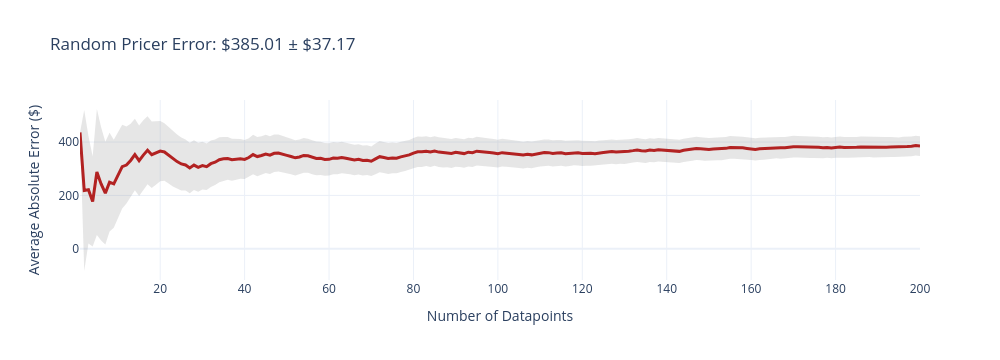
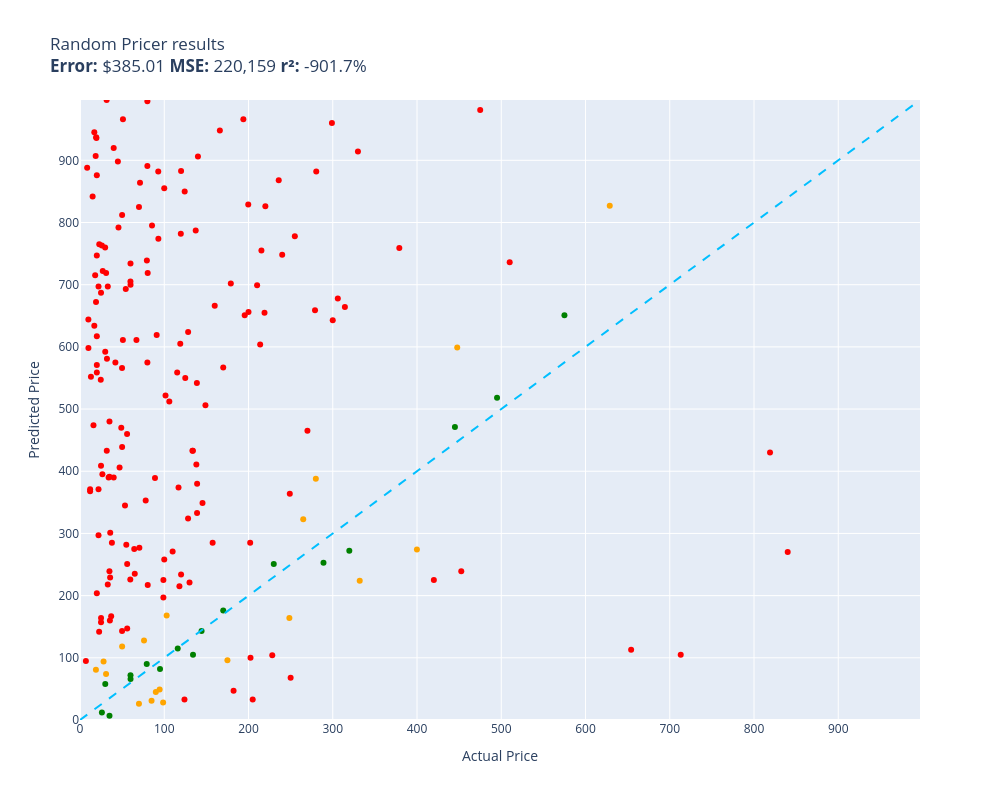

Notebook cell for these charts, in order:
### Code cell
random.seed(42)
evaluate(random_pricer, test)

### Figure 1 — Plotly figure (JSON) as saved in the notebook; plotly's stock layout.template omitted (floating-point values rounded to 4 significant figures; data arrays with more than 128 entries replaced by an {"elided": "..."} marker saying what was removed)
{"data": [{"fill": "toself", "fillcolor": "rgba(128,128,128,0.2)", "hoverinfo": "skip", "line": {"color": "rgba(255,255,255,0)"}, "name": "95% CI", "showlegend": false, "type": "scatter", "x": {"elided": "400 int values"}, "y": {"elided": "400 float values"}}, {"customdata": {"elided": "200x1 float values"}, "hovertemplate": "n=%{x}<br>Avg Error=$%{y:,.2f}<br>±95% CI=$%{customdata[0]:,.2f}<extra></extra>", "line": {"color": "firebrick", "width": 3}, "mode": "lines", "name": "Cumulative Avg Error", "type": "scatter", "x": {"elided": "200 int values"}, "y": {"elided": "200 float values"}}], "layout": {"height": 360, "showlegend": false, "title": {"text": "Random Pricer Error: $385.01 ± $37.17"}, "width": 1000, "xaxis": {"title": {"text": "Number of Datapoints"}}, "yaxis": {"title": {"text": "Average Absolute Error ($)"}}}}

### Figure 2 — Plotly figure (JSON) as saved in the notebook; plotly's stock layout.template omitted (floating-point values rounded to 4 significant figures; data arrays with more than 128 entries replaced by an {"elided": "..."} marker saying what was removed)
{"data": [{"customdata": {"elided": "164x1 str values"}, "hovertemplate": "%{customdata[0]}<extra></extra>", "legendgroup": "red", "marker": {"color": "red", "size": 6, "symbol": "circle"}, "mode": "markers", "name": "red", "orientation": "v", "showlegend": true, "type": "scatter", "x": {"elided": "164 float values"}, "xaxis": "x", "y": {"elided": "164 int values"}, "yaxis": "y"}, {"customdata": [["telpo Headlight Assembly Fit For 15 Camr...\nGuess=$115.00 Actual=$115.99"], ["RBC12-UPC Replacement Battery Cartridge ...\nGuess=$251.00 Actual=$229.99"], ["SuppliesOutlet Compatible Toner Cartridg...\nGuess=$143.00 Actual=$144.29"], ["Panasonic KX-TG6511B DECT 6.0 PLUS Expan...\nGuess=$90.00 Actual=$79.20"], ["Mini PC, Kinupute Desktop Computer E3-12...\nGuess=$518.00 Actual=$495.00"], ["Mylites+ Standard Comic Book Mylar Sleev...\nGuess=$7.00 Actual=$34.99"], ["Diversitech WG840585 Motor, (Ddb) 1/3Hp,...\nGuess=$105.00 Actual=$134.12"], ["Lighted Triangle Mirror Cabinet Bathroom...\nGuess=$471.00 Actual=$445.00"], ["LEGO Marvel Avengers War Machine Buster ...\nGuess=$72.00 Actual=$59.95"], ["Trim Kit for 2-handle Shower & Tub Valve...\nGuess=$82.00 Actual=$94.99"], ["Walker Exhaust Ultra EPA 16478 Direct Fi...\nGuess=$651.00 Actual=$574.99"], ["Ibanez M510OVS Acoustic Mandolin in Vint...\nGuess=$176.00 Actual=$169.99"], ["AZX Stylus Pencil for Apple iPad Pro 202...\nGuess=$58.00 Actual=$29.99"], ["Venom Power Terra Hunter R/T+ R/T All-Te...\nGuess=$272.00 Actual=$319.65"], ["Audio Techinca ATW-T1002 System 10 Handh...\nGuess=$253.00 Actual=$289.00"], ["Fender Hendrix Voodoo Child Coiled Instr...\nGuess=$66.00 Actual=$59.99"], ["NICKSTON Red Sparkling Glitter Slim Band...\nGuess=$12.00 Actual=$25.99"]], "hovertemplate": "%{customdata[0]}<extra></extra>", "legendgroup": "green", "marker": {"color": "green", "size": 6, "symbol": "circle"}, "mode": "markers", "name": "green", "orientation": "v", "showlegend": true, "type": "scatter", "x": [116.0, 230.0, 144.3, 79.2, 495.0, 34.99, 134.1, 445.0, 59.95, 94.99, 575.0, 170.0, 29.99, 319.6, 289.0, 59.99, 25.99], "xaxis": "x", "y": [115, 251, 143, 90, 518, 7, 105, 471, 72, 82, 651, 176, 58, 272, 253, 66, 12], "yaxis": "y"}, {"customdata": [["EXMAX NG-10X Fresnel Lens Focusing Adapt...\nGuess=$26.00 Actual=$69.98"], ["LD Products Compatible Toner Cartridge R...\nGuess=$118.00 Actual=$49.98"], ["HK SYSTEMS 13\" Heavy Duty Black \"Push\" O...\nGuess=$31.00 Actual=$84.95"], ["SKB iSeries 3i-13096-6KP Case for BlackM...\nGuess=$96.00 Actual=$174.99"], ["Bam Trekking 3027SB Single Black Clarine...\nGuess=$224.00 Actual=$332.00"], ["Aolemi Oil Rubbed Bronze Single Function...\nGuess=$28.00 Actual=$98.65"], ["Poison Spyder 10-08-020 Rocker Knocker\nGuess=$827.00 Actual=$628.76"], ["DIMARZIO 204284 DP 163FBK Blues Bucker G...\nGuess=$45.00 Actual=$89.99"], ["BESTILL Wall Mounted Shower Faucet Set, ...\nGuess=$128.00 Actual=$76.00"], ["Trail Gear Twin Stick Kit for Top Shift ...\nGuess=$388.00 Actual=$279.92"], ["Engine Thermostat, Replace 19301-PAA-306...\nGuess=$81.00 Actual=$18.89"], ["Canon Sure Shot 90u 35mm Date Camera\nGuess=$274.00 Actual=$399.89"], ["Wilkinson LOW GAUSS Vintage Tone Strat S...\nGuess=$74.00 Actual=$30.93"], ["GENUINE VOLVO THERMOSTAT (3.0, 3.2) S60 ...\nGuess=$168.00 Actual=$102.85"], ["APS iBoard (304 Stainless Steel Polished...\nGuess=$323.00 Actual=$264.95"], ["Steering Wheel, Carbon Fiber Automotive ...\nGuess=$599.00 Actual=$447.74"], ["Glovion Music Stand Light, Clip On Piano...\nGuess=$94.00 Actual=$27.99"], ["Intex River Run Connect Lounge (Four)\nGuess=$49.00 Actual=$94.49"], ["PowerSport Front Rear Brakes and Rotors ...\nGuess=$164.00 Actual=$248.51"]], "hovertemplate": "%{customdata[0]}<extra></extra>", "legendgroup": "orange", "marker": {"color": "orange", "size": 6, "symbol": "circle"}, "mode": "markers", "name": "orange", "orientation": "v", "showlegend": true, "type": "scatter", "x": [69.98, 49.98, 84.95, 175.0, 332.0, 98.65, 628.8, 89.99, 76.0, 279.9, 18.89, 399.9, 30.93, 102.8, 264.9, 447.7, 27.99, 94.49, 248.5], "xaxis": "x", "y": [26, 118, 31, 96, 224, 28, 827, 45, 128, 388, 81, 274, 74, 168, 323, 599, 94, 49, 164], "yaxis": "y"}, {"hoverinfo": "skip", "line": {"color": "deepskyblue", "dash": "dash", "width": 2}, "mode": "lines", "name": "y = x", "showlegend": false, "type": "scatter", "x": [0, 997], "y": [0, 997]}], "layout": {"height": 800, "legend": {"title": {"text": "color"}, "tracegroupgap": 0}, "showlegend": false, "title": {"text": "Random Pricer results<br><b>Error:</b> $385.01 <b>MSE:</b> 220,159 <b>r²:</b> -901.7%"}, "width": 1000, "xaxis": {"anchor": "y", "domain": [0, 1], "range": [0, 997], "title": {"text": "Actual Price"}}, "yaxis": {"anchor": "x", "domain": [0, 1], "range": [0, 997], "title": {"text": "Predicted Price"}}}}
